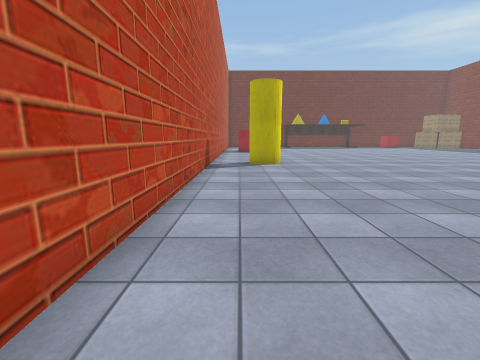
view 1 (above)

22 first-person views from a walk through a Unity game level. The camera is 1.3 m above the floor, tilts 10° down and sees 90° across. The floor is counted in squares, 1 m on a side. Each view is taken from the middle of a square. On the plan, view 1 faces up. The plan holds only what a view shows up to about 12 squares ahead; the rest is blank. Some surface patterns are stand-ins.

view 2
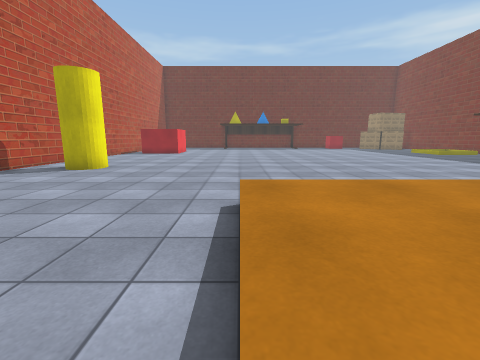

view 3
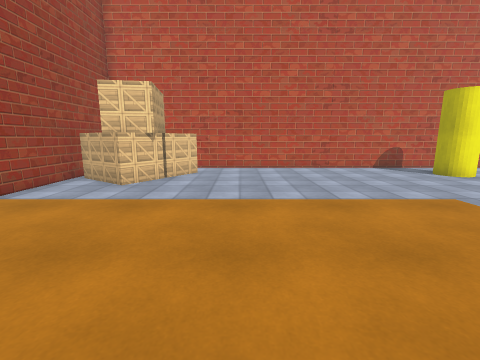

view 4
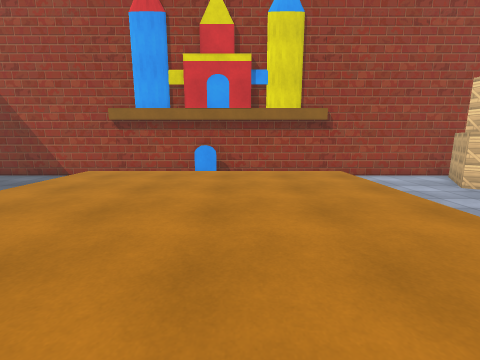

view 5
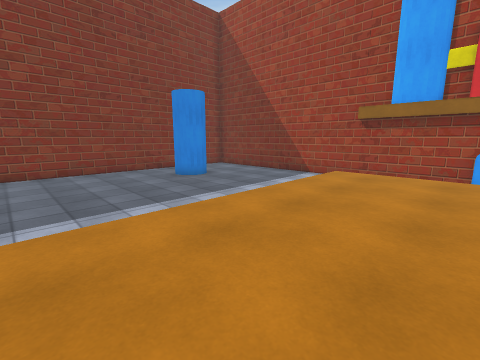

view 6
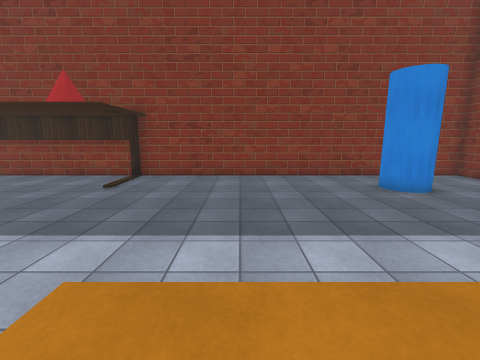

view 7
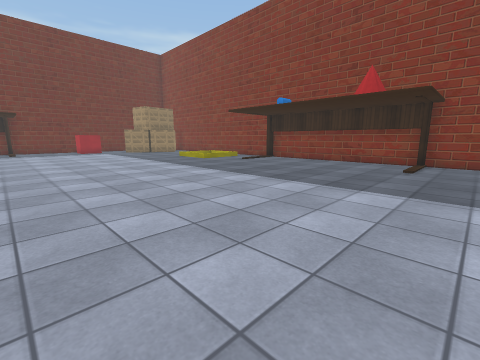

view 8
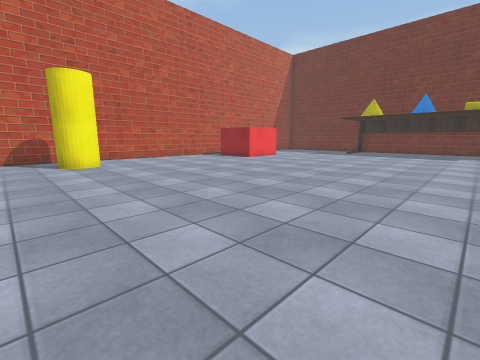

view 9
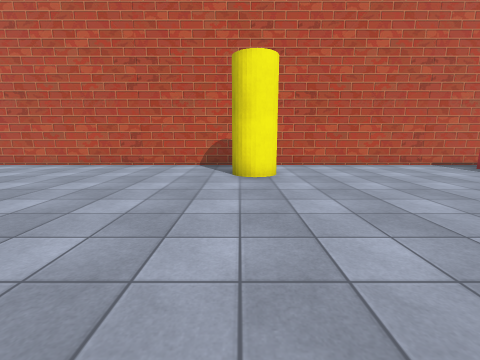

view 10
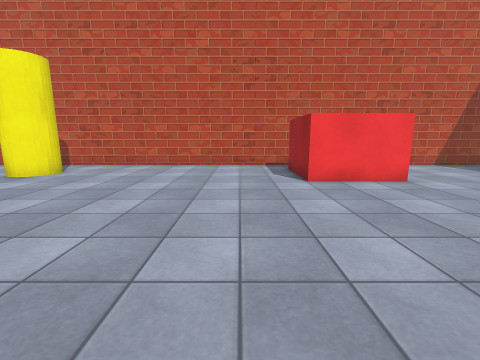

view 11
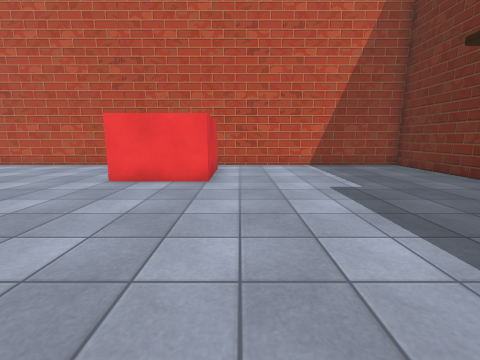

view 12
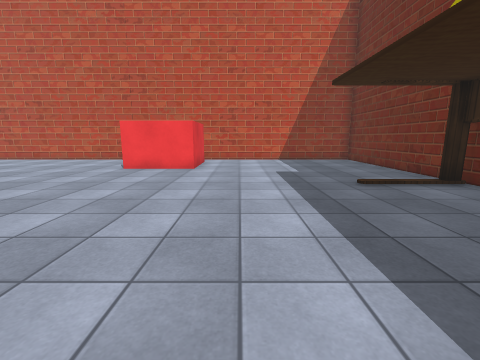

view 13
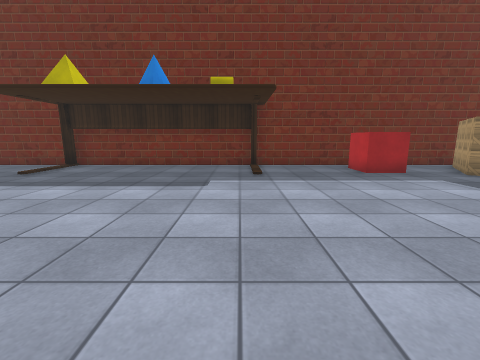

view 14
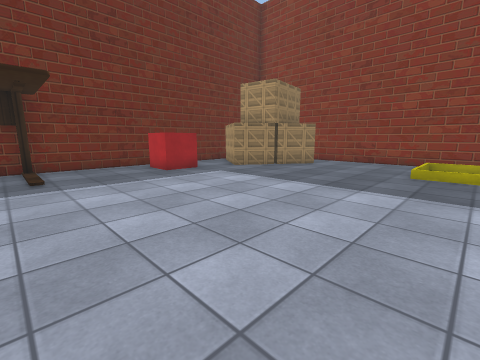

view 15
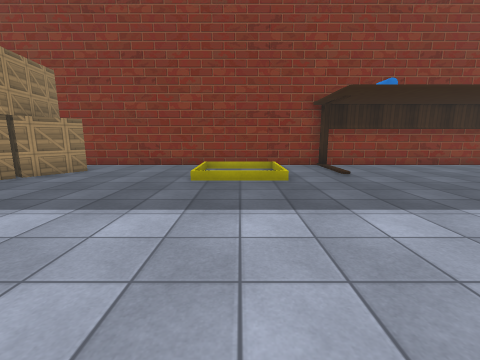

view 16
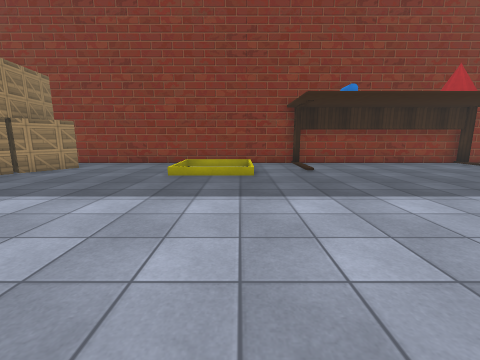

view 17
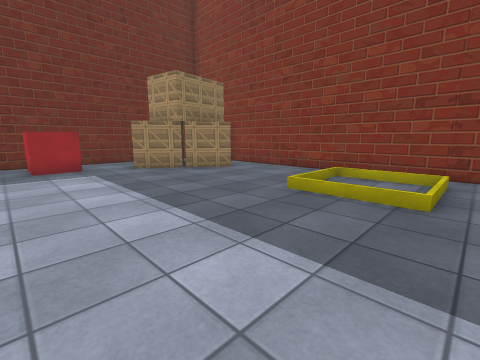

view 18
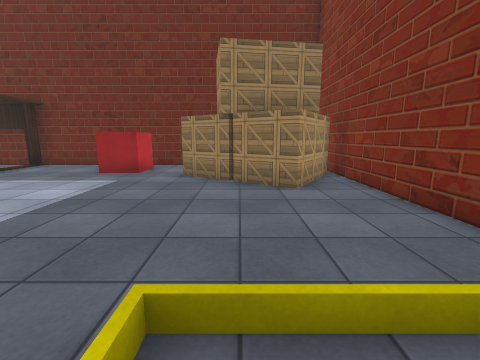

view 19
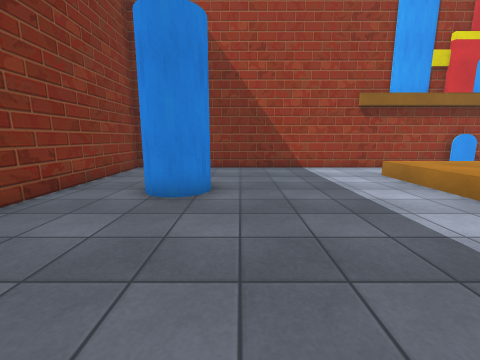

view 20
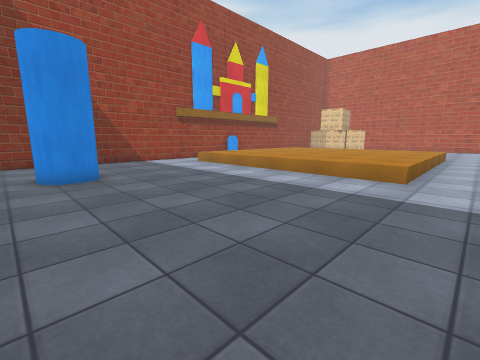

view 21
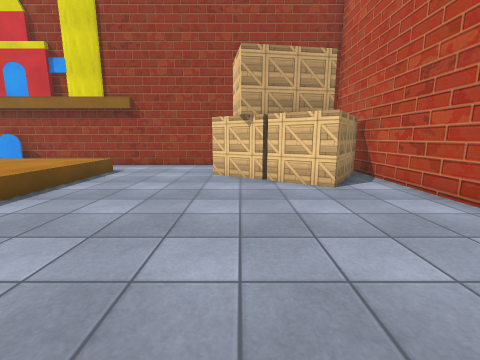

view 22
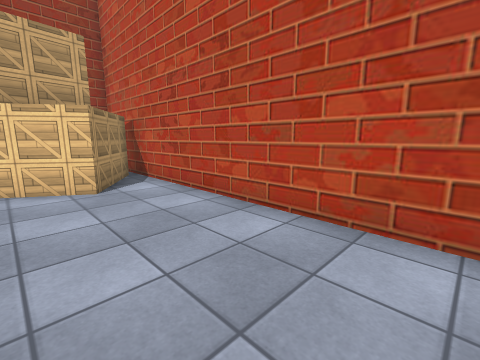

### Floor plan
Key: @ floor where view 1 was taken; # wall or solid block; . main floor; : floor 0.5 m higher than the main floor; / step, stairs or slope; B box; C red cube; O other object.
Columns run from 2 left of view 1 to 28 right of it. Each row starts with its distance up from view 1.
 34 ###########################
 33 #.......#       ##........B
 32 #....................CC..B    #
 31 #....................CC.BBB  B#
 30 #.......................BBBBBB#
 29 #.........................BBB.#
 28 #..........................B..#
 27 #.............................#
 26 #.............................#
 25 #.####........................#
 24 #    #........................#
 23 #.   #....................... #
 22 #.####....................... #
 21 #......................... .. #
 20 #.............................#
 19 #.............................#
 18 #............................##
 17 #............................##
 16 #............................##
 15 #............................##
 14 #............................##
 13 #..OO........................##
 12 #..OO........................##
 11 #............................##
 10 #............................##
  9 #.............................#
  8 #.............................#
  7 #.............................#
  6 #........./:::::::::/.........#
  5 #........./:::::::::/.........#
  4 #........./:::::::::/.........#
  3 #........./:::::::::/.........#
  2 #........./:::::::::/.........#
  1 #........./:::::::::/.........#
  0 #.@B....../:::::::::/.....OO..#
 -1 #.BBB...../:::::::::/.....OO..#
 -2 #BB BB..../:::::::::/.....O ..#
 -3 #B   BB.../:::::::::/.........#
 -4 #     .....         ..........#
 -5     B.......   ##  ...........#
 -6     ###########################

Positions as (right, up) in squares from view 1, and headings:
1: (0, 0), facing up
2: (8, 2), facing up
3: (13, 2), facing left
4: (12, 6), facing down
5: (14, 6), facing down-right
6: (16, 5), facing right
7: (14, 8), facing up-right
8: (14, 10), facing up-left
9: (10, 12), facing left
10: (10, 20), facing left
11: (10, 26), facing left
12: (13, 27), facing left
13: (14, 22), facing up
14: (14, 22), facing up-right
15: (16, 22), facing right
16: (15, 21), facing right
17: (18, 20), facing up-right
18: (24, 22), facing up
19: (23, 5), facing down
20: (26, 8), facing down-left
21: (3, 6), facing down
22: (2, 6), facing down-left
